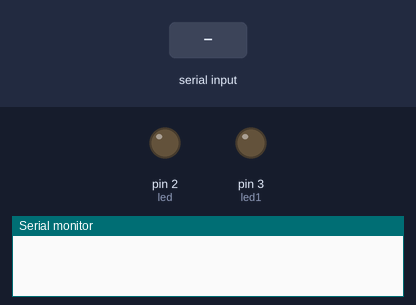
The sketch below on a simulated Arduino Uno, built with avr-gcc and run on an emulated ATmega328P. Shown: output pins drawn as LEDs (lit = HIGH), the last lines printed to the serial monitor. The inputs (shaded band) are chosen by the test bench.

Above: at 1.2 s.
1.3 s: "a" received over Serial
At 2.1 s:
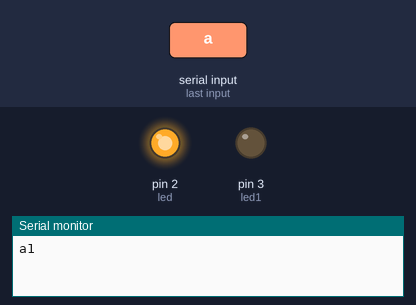
2.8 s: "a" received over Serial
At 3.2 s:
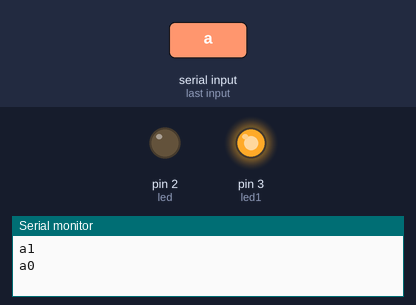
Timing chart, 0 to 5.8 s (numbered marks = the images above; inputs shaded):
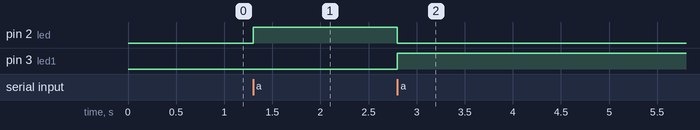

Measured:
- after the input at 1.3 s, pin 2 (led): LOW → HIGH at once
- after the input at 2.8 s, pin 2 (led): HIGH → LOW at once; pin 3 (led1): LOW → HIGH at once

The sketch:

home_automation_bluetoot.ino
```cpp
boolean flag = 0;
int led = 2;
int led1 = 3;
char val = 0;
int led2 = 13;
void setup() {
  pinMode(led, OUTPUT);
  pinMode(led1, OUTPUT);
  Serial.begin(38400);
}

void loop() {
  if(Serial.available()){
    val = Serial.read();
    Serial.print(val);
  }
  if(val == 'a'){
    flag = !flag;
    Serial.println(flag);
    if (flag == 0){
      digitalWrite(led, LOW);
      digitalWrite(led1, HIGH);
      digitalWrite(led2, HIGH);
    }
    if (flag == 1){
      digitalWrite(led, HIGH);
      digitalWrite(led1, LOW);
    }
    delay(1000);
    val = 0;
  }
}
```
